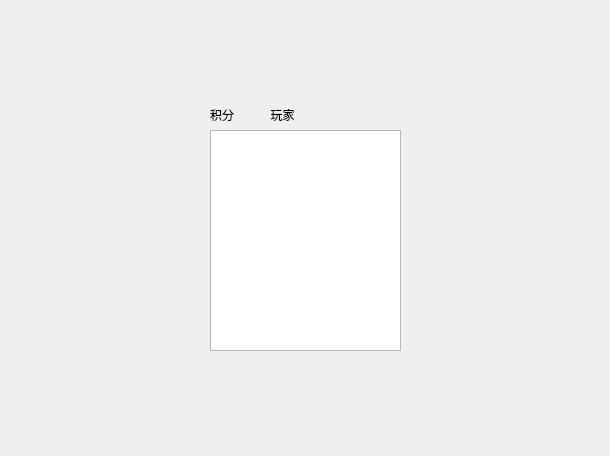
<?xml version="1.0" encoding="UTF-8"?>
<ui version="4.0">
 <class>GameOver</class>
 <widget class="QDialog" name="GameOver">
  <property name="geometry">
   <rect>
    <x>0</x>
    <y>0</y>
    <width>610</width>
    <height>456</height>
   </rect>
  </property>
  <property name="windowTitle">
   <string>游戏结束结算</string>
  </property>
  <layout class="QGridLayout" name="gridLayout">
   <item row="0" column="0">
    <layout class="QVBoxLayout" name="verticalLayout_2">
     <item>
      <spacer name="verticalSpacer_2">
       <property name="orientation">
        <enum>Qt::Vertical</enum>
       </property>
       <property name="sizeHint" stdset="0">
        <size>
         <width>20</width>
         <height>48</height>
        </size>
       </property>
      </spacer>
     </item>
     <item>
      <layout class="QHBoxLayout" name="horizontalLayout">
       <item>
        <spacer name="horizontalSpacer">
         <property name="orientation">
          <enum>Qt::Horizontal</enum>
         </property>
         <property name="sizeHint" stdset="0">
          <size>
           <width>158</width>
           <height>20</height>
          </size>
         </property>
        </spacer>
       </item>
       <item>
        <layout class="QVBoxLayout" name="verticalLayout">
         <item>
          <widget class="QLabel" name="label">
           <property name="text">
            <string>积分           玩家</string>
           </property>
          </widget>
         </item>
         <item>
          <widget class="QListWidget" name="lbOver">
           <property name="minimumSize">
            <size>
             <width>191</width>
             <height>221</height>
            </size>
           </property>
           <property name="maximumSize">
            <size>
             <width>191</width>
             <height>221</height>
            </size>
           </property>
          </widget>
         </item>
        </layout>
       </item>
       <item>
        <spacer name="horizontalSpacer_2">
         <property name="orientation">
          <enum>Qt::Horizontal</enum>
         </property>
         <property name="sizeHint" stdset="0">
          <size>
           <width>188</width>
           <height>20</height>
          </size>
         </property>
        </spacer>
       </item>
      </layout>
     </item>
     <item>
      <spacer name="verticalSpacer">
       <property name="orientation">
        <enum>Qt::Vertical</enum>
       </property>
       <property name="sizeHint" stdset="0">
        <size>
         <width>20</width>
         <height>88</height>
        </size>
       </property>
      </spacer>
     </item>
    </layout>
   </item>
  </layout>
 </widget>
 <resources/>
 <connections/>
</ui>
